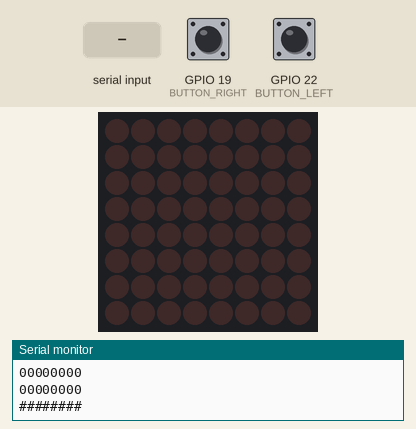
Recording of a program running on a simulated ESP32. Parts: 8×8 LED matrix, the last lines printed to the serial monitor. The inputs (shaded band) are chosen by the test bench; at power-on: GPIO 19 (BUTTON_RIGHT) HIGH, GPIO 22 (BUTTON_LEFT) HIGH. Random numbers use the default seed unless the program sets one.

Above: at 1.6 s.
1.7 s: "S" received over Serial
At 4.6 s:
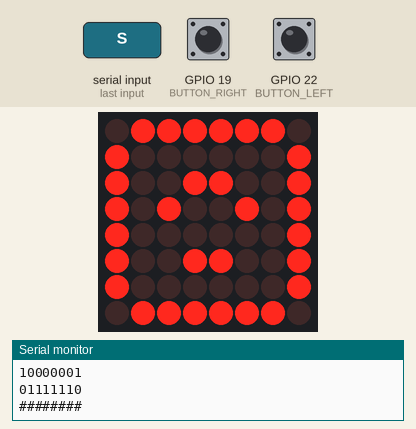
4.7 s: GPIO 19 (BUTTON_RIGHT) pulled LOW for 1 s
At 6.6 s:
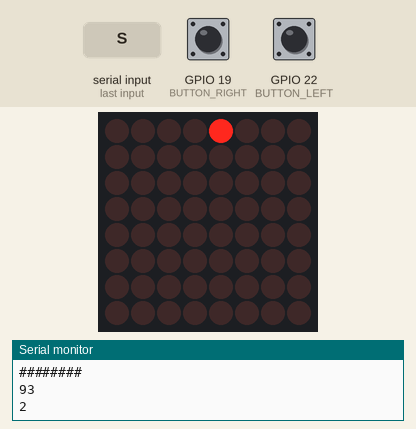
8.7 s: GPIO 22 (BUTTON_LEFT) pulled LOW for 0.15 s
At 9.5 s:
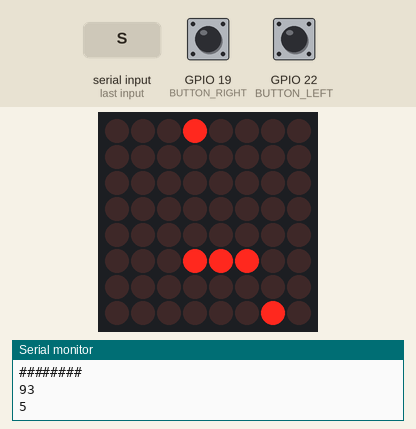
11.8 s: "A" received over Serial
At 13.1 s:
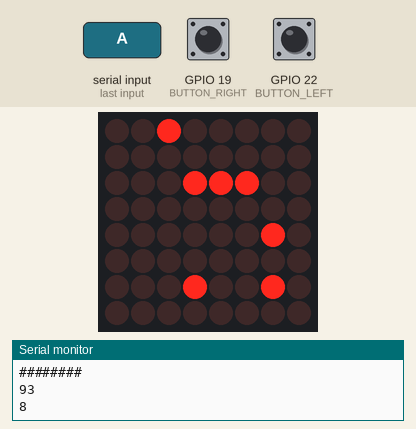
14.8 s: GPIO 19 (BUTTON_RIGHT) pulled LOW for 0.15 s
At 16.2 s:
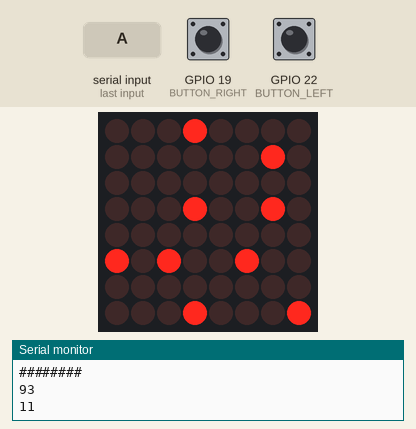
17.9 s: GPIO 22 (BUTTON_LEFT) pulled LOW for 1 s
At 21.1 s:
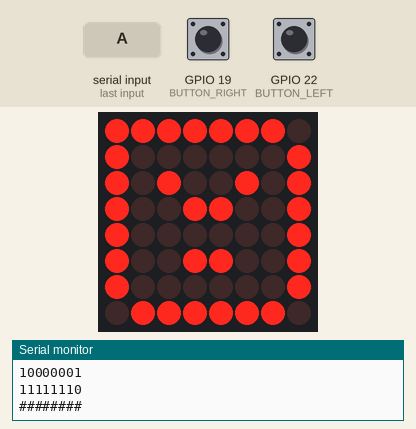
Timing chart, 0 to 22.5 s (numbered marks = the images above; inputs shaded):
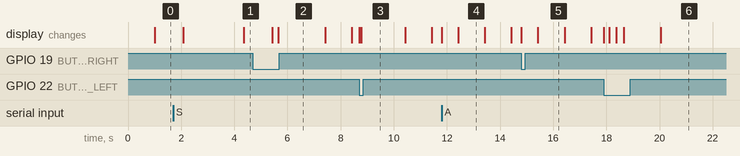

The program:

main.cpp
```cpp
// (licence header left out)
//=======================================================
//  LIBRARY Definition
//=======================================================
#include <Arduino.h>
#define BUTTON_LEFT 22
#define BUTTON_RIGHT 19
#define REALMATRIX // Variable to use real matrix. Comment to not use it.


#ifdef REALMATRIX
#include "LedControl.h"
/* Pin definition for MAX72XX.
 ARDUINO pin 12 is connected to the DataIn  - In ESP32 pin 23
 ARDUINO pin 11 is connected to the CLK     - In ESP32 pin 18
 ARDUINO pin 10 is connected to LOAD        - In ES32 pin 5
 We have only a single MAX72XX.
 */
LedControl lc=LedControl(23,18,5,1);
#endif
bool readLeftButton();
bool readRightButton();
bool lastStateLeft = true; // Los botones están en pull-up, así que el estado "no presionado" es HIGH
bool lastStateRight = true;

//=======================================================
//  IF PROBLEMS
//=======================================================
// In LedControl.h  change the following line:
// #include <avr/pgmspace.h>
// by
/* #if (defined(__AVR__))
 #include <avr\pgmspace.h>
 #else
 #include <pgmspace.h>
 #endif
*/

//=======================================================
//  REGISTERS (VARIABLES) to control the game
//=======================================================
/* Registers to background cars.*/
byte RegBACKGTYPE_dataRANDOM;
byte RegBACKGTYPE_dataZEROS = B00000000;

/* Time delays. */
unsigned long delaytime = 1000;
unsigned long previousMillis = 0;
unsigned long interval = 1000;

/* Global Variables */
int i = 0;
int count = 0;

/* States ans signals to change state*/
enum State_enum {STATERESET, STATESTART, STATECLEAR, STATECHECK, STATELEFT, STATERIGHT, STATELOST, STATENEXTLEVEL, STATELEVELPASS, STATEPAUSE};
uint8_t state = STATERESET;

enum State_enumC {STATEMOVE, STATENOMOVE};
uint8_t stateC = STATENOMOVE;

enum Keys_enum {RESET_KEY, START_KEY, LEFT_KEY, RIGHT_KEY, NO_KEY, PAUSE_KEY};
uint8_t keys = RESET_KEY;

enum Status_enum {LOST, CONTINUE};
uint8_t Status = CONTINUE;

/* Key to control game by serial input. */
  int incomingByte;

/* Pointer and Matrix to Control Driver. */
  byte RegMatrix[8];
  byte *pointerRegMatrix;

/* Pointer and Register to control bottom car. */
  byte RegCar[1];
  byte *pointerRegCar;

/* Pointer and Register (Variable) to move bottom car */
  byte ShiftDir[1];
  byte *pointerShiftDir;

//=======================================================
//  SETUP Arduino function
//=======================================================
/* Setup function initialization */
void setup()
{
#ifdef REALMATRIX
  /* The MAX72XX is in power-saving mode on startup, we have to do a wakeup call. */
  lc.shutdown(0, false);
  /* Set the brightness to a medium values. */
  lc.setIntensity(0, 1); //? NORMALMENTE ES 8 LA INTENSIDAD
  /* Clear the display. */
  lc.clearDisplay(0);
#endif

  /* Serial port initialization. */
  Serial.begin(9600);

  /* Pointer to use Matrix between functions. */
  pointerRegMatrix = &RegMatrix[0];

  /* Pointer to use VectorCar between functions. */
  pointerRegCar = &RegCar[0];

  /* Pointer to use shift dir between functions */
  pointerShiftDir = &ShiftDir[0];
  pinMode(BUTTON_LEFT, INPUT_PULLUP);
  pinMode(BUTTON_RIGHT, INPUT_PULLUP);
}
bool readLeftButton() {
  return digitalRead(BUTTON_LEFT) == LOW;
}
bool readRightButton() {
  return digitalRead(BUTTON_RIGHT) == LOW;
}

//=======================================================
//  FUNCTION: writeResetMatrix
//=======================================================
/* Data matrix when reset*/
void writeResetMatrix(byte *pointerRegMatrix, byte *pointerRegCar)
{
  /* Global variables. */

  /* Here is the data to reset matrix */
  pointerRegMatrix[7] = B11111111;
  pointerRegMatrix[6] = B11111111;
  pointerRegMatrix[5] = B11111111;
  pointerRegMatrix[4] = B11111111;
  pointerRegMatrix[3] = B11111111;
  pointerRegMatrix[2] = B11111111;
  pointerRegMatrix[1] = B11111111;
  pointerRegMatrix[0] = B11111111;
  /* Here is the data to reset bottomCar */
  pointerRegCar[0] = B00000000;
  i=0;
}
//=======================================================
//  FUNCTION: writeStartMatrix
//=======================================================
void writeStartMatrix(byte *pointerRegMatrix, byte *pointerRegCar)
{
  /* Global variables. */

  /* Here is the data to start matrix */
  pointerRegMatrix[7] = B01111110;
  pointerRegMatrix[6] = B10000001;
  pointerRegMatrix[5] = B10011001;
  pointerRegMatrix[4] = B10000001;
  pointerRegMatrix[3] = B10100101;
  pointerRegMatrix[2] = B10011001;
  pointerRegMatrix[1] = B10000001;
  pointerRegMatrix[0] = B01111110;
/* Here is the data to start bottomCar */
  pointerRegCar[0] = B00000000;
}
//=======================================================
//  FUNCTION: writeClearMatrix
//=======================================================
void writeClearMatrix(byte *pointerRegMatrix, byte *pointerRegCar)
{
  /* Global variables. */

  /* Here is the data to clear matrix */
  pointerRegMatrix[7] = B00000000;
  pointerRegMatrix[6] = B00000000;
  pointerRegMatrix[5] = B00000000;
  pointerRegMatrix[4] = B00000000;
  pointerRegMatrix[3] = B00000000;
  pointerRegMatrix[2] = B00000000;
  pointerRegMatrix[1] = B00000000;
  pointerRegMatrix[0] = B00000000;
  /* Here is the data to clear bottomCar */
  pointerRegCar[0] = B00010000;
}
//=======================================================
//  FUNCTION: writeLostMatrix
//=======================================================
void writeLostMatrix(byte *pointerRegMatrix, byte *pointerRegCar)
{
  /* Global variables. */

  /* Here is the data to lost matrix */
  pointerRegMatrix[7] = B01111110;
  pointerRegMatrix[6] = B10000001;
  pointerRegMatrix[5] = B10011001;
  pointerRegMatrix[4] = B10000001;
  pointerRegMatrix[3] = B10011001;
  pointerRegMatrix[2] = B10100101;
  pointerRegMatrix[1] = B10000001;
  pointerRegMatrix[0] = B01111110;
  /* Here is the data to lost matrix */
  //pointerRegCar[0] = B00000000;
}
//=======================================================
//  FUNCTION: writePassLevel2
//=======================================================
void writePassLevel2(byte *pointerRegMatrix, byte *pointerRegCar)
{
  /* Global variables. */

  /* Here is the data to start matrix */
  pointerRegMatrix[7] = B00000000;
  pointerRegMatrix[6] = B11101001;
  pointerRegMatrix[5] = B10001001;
  pointerRegMatrix[4] = B11101011;
  pointerRegMatrix[3] = B00101101;
  pointerRegMatrix[2] = B11101001;
  pointerRegMatrix[1] = B00000000;
  pointerRegMatrix[0] = B00000000;
/* Here is the data to start bottomCar */
  pointerRegCar[0] = B00010000;
}
//=======================================================
//  FUNCTION: writePassLevel3
//=======================================================
void writePassLevel3(byte *pointerRegMatrix, byte *pointerRegCar)
{
  /* Global variables. */

  /* Here is the data to start matrix */
  pointerRegMatrix[7] = B00000000;
  pointerRegMatrix[6] = B11101001;
  pointerRegMatrix[5] = B10001001;
  pointerRegMatrix[4] = B11101011;
  pointerRegMatrix[3] = B10001101;
  pointerRegMatrix[2] = B11101001;
  pointerRegMatrix[1] = B00000000;
  pointerRegMatrix[0] = B00000000;
/* Here is the data to start bottomCar */
  pointerRegCar[0] = B00010000;
}
//=======================================================
//  FUNCTION: writeGameWon
//=======================================================
void writeGameWon(byte *pointerRegMatrix, byte *pointerRegCar)
{
  /* Global variables. */

  /* Here is the data to start matrix */
  pointerRegMatrix[7] = B00000110;
  pointerRegMatrix[6] = B00000001;
  pointerRegMatrix[5] = B00001101;
  pointerRegMatrix[4] = B01101001;
  pointerRegMatrix[3] = B00010110;
  pointerRegMatrix[2] = B11010000;
  pointerRegMatrix[1] = B10010000;
  pointerRegMatrix[0] = B01100000;
/* Here is the data to start bottomCar */
  pointerRegCar[0] = B00000000;
}
//=======================================================
//  FUNCTION: writeGoCarsMatrix
//=======================================================
void writeGoCarsMatrix(byte *pointerRegMatrix)
{
  /* Global variables. */
  int m;

  i = i + 1;
  /* Here is the data to start matrix */
  unsigned int numeros[] = {0, 1, 2, 3, 4, 5, 6, 7, 8, 9, 10, 11, 12, 13, 14, 16, 17, 18, 19, 20, 21, 22, 24, 25, 26, 28, 32, 33,
   34, 35, 36, 37, 38, 40, 41, 42, 44, 48, 49, 50, 52, 56, 64, 65, 66, 67, 68, 69, 70, 72, 73, 74, 76, 80, 81, 82, 84, 88,
   96, 97, 98, 100, 104, 112, 128, 129, 130, 131, 132, 133, 134, 136, 137, 138, 140, 144, 145, 146, 148, 152, 160, 161, 162,
   164, 168, 176, 192, 193, 194, 196, 200, 208, 224};

  unsigned int numeros2[] = {15, 23, 27, 29, 30, 31, 39, 43, 45, 46, 47, 51, 53, 54, 55, 57, 58, 59, 60, 61, 62,
  71, 75, 77, 78, 79, 83, 85, 86, 87, 89, 90, 91, 92, 93, 94, 99, 101, 102, 103,
  105, 106, 107, 108, 109, 110, 112, 113, 114, 115, 116, 117, 118, 120, 121, 122,
  124, 135, 139, 141, 142, 143, 147, 149, 150, 151, 153, 154, 155, 156, 157, 158,
  163, 165, 166, 167, 169, 170, 171, 172, 173, 174, 177, 178, 179, 180, 181, 182,
  184, 185, 186, 188, 195, 197, 198, 199, 201, 202, 203, 204, 205, 206, 209, 210,
  211, 212, 213, 214, 216, 217, 218, 220, 225, 226, 227, 228, 229, 230, 232, 233,
  234, 236, 240, 241, 242, 244, 248};

  unsigned int numeros_combined[] = {
  0, 1, 2, 3, 4, 5, 6, 7, 8, 9, 10, 11, 12, 13, 14, 15, 16, 17, 18, 19,
  20, 21, 22, 23, 24, 25, 26, 27, 28, 29, 30, 31, 32, 33, 34, 35, 36, 37,
  38, 39, 40, 41, 42, 43, 44, 45, 46, 47, 48, 49, 50, 51, 52, 53, 54, 55,
  56, 57, 58, 59, 60, 61, 62, 64, 65, 66, 67, 68, 69, 70, 71, 72, 73, 74,
  75, 76, 77, 78, 79, 80, 81, 82, 83, 84, 85, 86, 87, 88, 89, 90, 91, 92,
  93, 94, 99, 100, 101, 102, 103, 104, 105, 106, 107, 108, 109, 110, 112,
  113, 114, 115, 116, 117, 118, 120, 121, 122, 124, 128, 129, 130, 131,
  132, 133, 134, 135, 136, 137, 138, 139, 140, 141, 142, 143, 144, 145,
  146, 147, 148, 149, 150, 151, 152, 153, 154, 155, 156, 157, 158, 160,
  161, 162, 163, 164, 165, 166, 167, 168, 169, 170, 171, 172, 173, 174,
  176, 177, 178, 179, 180, 181, 182, 184, 185, 186, 188, 192, 193, 194,
  195, 196, 197, 198, 199, 200, 201, 202, 203, 204, 205, 206, 208, 209,
  210, 211, 212, 213, 214, 216, 217, 218, 220, 224, 225, 226, 227, 228,
  229, 230, 232, 233, 234, 236, 240, 241, 242, 244, 248};

  unsigned int numeros3[] = {63, 95, 111, 119, 123, 125, 126, 127, 159, 175, 183, 187, 189, 190, 191,
  207, 215, 219, 221, 222, 223, 231, 235, 237, 238, 239, 243, 245, 246, 247, 249, 250, 251,
  252, 253, 254, 255};

  size_t size = sizeof(numeros) / sizeof(numeros[0]);
  size_t size2 = sizeof(numeros_combined) / sizeof(numeros_combined[0]);

  if (delaytime == 1000){
    RegBACKGTYPE_dataRANDOM = numeros[random(0,size)];
    Serial.println(size);
  } else if (delaytime == 666){
    RegBACKGTYPE_dataRANDOM = numeros_combined[random(0,size2)];
    Serial.println(size2);
  } else {
    RegBACKGTYPE_dataRANDOM = random(1, 255);
  }

  for (m = 0; m < 7; m++)
  {
    pointerRegMatrix[m] = pointerRegMatrix[m + 1];
  }
  if (i % 2 == 0)
    pointerRegMatrix[7] = RegBACKGTYPE_dataRANDOM;
  else
    pointerRegMatrix[7] = RegBACKGTYPE_dataZEROS;
}
//=======================================================
//  FUNCTION: writeCarBase
//=======================================================
void writeCarBase(byte *pointerRegCar, byte *pointerShiftDir)
{
  /* Global variables. */
  int m;

  /* Here is the data to start matrix */
  if (pointerShiftDir[0] == B00000010)
  {
    if (pointerRegCar[0] == B00000001)
      pointerRegCar[0] = pointerRegCar[0];
    else
      pointerRegCar[0] = pointerRegCar[0] >> 1;
  }
  else if (pointerShiftDir[0] == B00000001)
  {
    if (pointerRegCar[0] == B10000000)
      pointerRegCar[0] = pointerRegCar[0];
    else
      pointerRegCar[0] = pointerRegCar[0] << 1;
  }
  else
    pointerRegCar[0] = pointerRegCar[0];
}
//=======================================================
//  FUNCTION: checkLostMatrix (leds and console)
//=======================================================
void checkLostMatrix(byte *pointerRegMatrix, byte *pointerRegCar)
{
  /* Global variables. */
  byte check1, check2;

  check1 = pointerRegCar[0] ^ pointerRegMatrix[0];
  check2 = pointerRegCar[0] | pointerRegMatrix[0];

  if (pointerRegCar[0] == pointerRegMatrix[0])
    Status = LOST;
  else if (check1 != check2)
    Status = LOST;
  else
    Status = CONTINUE;
}
//=======================================================
//  FUNCTION: printBits (by console all bits)
//=======================================================
void printBits(byte myByte)
{
  for (byte mask = 0x80; mask; mask >>= 1) {
    if (mask  & myByte)
      Serial.print('1');
    else
      Serial.print('0');
  }
}
//=======================================================
//  FUNCTION: PrintMatrix (Console)
//=======================================================
void PrintMatrix(byte *pointerRegMatrix, byte *pointerRegCar)
{
  /* Global variables. */
  int m;

  for (m = 7; m >= 1; m--)
  {
    printBits(pointerRegMatrix[m]);
    Serial.println();
  }
  printBits(pointerRegMatrix[0] | pointerRegCar[0]);
  Serial.println();
}
//=======================================================
//  FUNCTION: PrintALLMatrix (leds and console)
//=======================================================
void PrintALLMatrix(byte *pointerRegMatrix, byte *pointerRegCar)
{
  /* Global variables. */
  int m;

#ifdef REALMATRIX
  /* Display data one by one in matrix. */
  for (m = 7; m >= 1; m--)
  {
    lc.setRow(0, m, pointerRegMatrix[m]);
  }
  lc.setRow(0, m, (pointerRegMatrix[0] | pointerRegCar[0]));
#endif
  /* Display data one by one in console. */
  Serial.println("########");
  Serial.println("########");
  Serial.println("########");
  Serial.println("########");
  PrintMatrix(pointerRegMatrix, pointerRegCar);
  Serial.println("########");
}
//=======================================================
//  FUNCTION: read_KEY
//=======================================================
byte read_KEY(void)
{
  // Lectura de botones físicos
  bool leftButtonPressed = readLeftButton();
  bool rightButtonPressed = readRightButton();

  // Primero, verificar los botones físicos antes de leer el Serial
  if (leftButtonPressed) {
    keys = LEFT_KEY;
  } else if (rightButtonPressed) {
    keys = RIGHT_KEY;
  } else {
    // Si no hay pulsación de botón físico, entonces leer el Serial
    if (Serial.available() > 0) {
      incomingByte = Serial.read();
      delay(10); // Pequeña pausa para estabilizar la lectura
    }

    switch (incomingByte) {
      case 'R':
        keys = RESET_KEY;
        break;
      case 'S':
        keys = START_KEY;
        break;
      case 'A':
        keys = LEFT_KEY;
        break;
      case 'D':
        keys = RIGHT_KEY;
        break;
      default:
        keys = NO_KEY;
        break;
      case 'P':
        keys = PAUSE_KEY;
        break;
    }
    incomingByte = 'N'; // Restablecer la entrada para evitar repeticiones
  }
  return keys;
}


//=======================================================
//  FUNCTION: state_machine_run_cars
//=======================================================
void state_machine_run_cars(byte *pointerRegMatrix, byte *pointerRegCar, byte *pointerShiftDir)
{

  PrintALLMatrix(pointerRegMatrix, pointerRegCar);

  switch (state)
  {
    case STATERESET:
      writeResetMatrix(pointerRegMatrix,pointerRegCar);
      delay(delaytime);
      if (keys == RESET_KEY)
        state = STATERESET;
      else if (keys == START_KEY)
        state = STATESTART;
      break;

    case STATESTART:
      writeStartMatrix(pointerRegMatrix,pointerRegCar);
      delay(delaytime);
      state = STATECLEAR;
      count=0;
      delaytime=1000;
      interval=1000;
      break;

    case STATECLEAR:
      writeClearMatrix(pointerRegMatrix,pointerRegCar);
      delay(delaytime);
      state = STATECHECK;
      Serial.println("CLEAR");
      break;

    case STATECHECK:
      pointerShiftDir[0] = B00000000;
      writeCarBase(pointerRegCar, pointerShiftDir);
      writeGoCarsMatrix(pointerRegMatrix);
      //delay(delaytime);
      checkLostMatrix(pointerRegMatrix, pointerRegCar);
      count++;
      Serial.println(count);
      if (Status == LOST)
        state = STATELOST;
      else if (count == 29 /*20+9*/ | count == 68 /*50+18*/ | count == 117 /*90+27*/)
        {state = STATELEVELPASS;
        Serial.println(count);
        Serial.println("                 Paso nivel");}
      else if (keys == PAUSE_KEY) // Añade esta línea para verificar la tecla de pausa
        state  = STATEPAUSE;      // Cambia al estado de pausa
      else if (keys == RESET_KEY)
        state = STATERESET;
      else if (keys != NO_KEY)
        {stateC = STATEMOVE;
        Serial.println("INPUT READ");}
      else
        state = STATECHECK;
      break;

    case STATELOST:
      writeLostMatrix(pointerRegMatrix,pointerRegCar);
      delay(delaytime);
      if (keys == START_KEY)
        state = STATESTART;
      else
        state = STATELOST;
      break;

    case STATELEVELPASS:
      state = STATENEXTLEVEL;
      break;

    case STATENEXTLEVEL:
      if (delaytime == 1000) //* el 2000 toca cambiarlo si cambia en la línea 58
        {
        delaytime=666; //* delay para N2
        interval=666;
        writePassLevel2(pointerRegMatrix,pointerRegCar);
        state=STATECLEAR;
        //delay(delaytime/2);
        }
      else if (delaytime == 666) //* el 1500 toca cambiarlo si cambia en la anterior linea
        {
        delaytime=333; //* delay para N3
        interval=333;
        writePassLevel3(pointerRegMatrix,pointerRegCar);
        state=STATECLEAR;
        //delay(delaytime/2);
        }
      else if (delaytime == 333) //* el 1000 toca cambiarlo si cambia en la anterior linea
      {
        writeGameWon(pointerRegMatrix,pointerRegCar);
        state=STATEPAUSE;
        break;
      }
      else
        delaytime=delaytime; //* se mantiene delay actual
        interval = interval;
      state = STATECHECK;
      break;
    case STATEPAUSE:
      // Aquí, simplemente espera por otra presión de tecla para reanudar.
      if (keys == PAUSE_KEY || keys == START_KEY) { // Usar START_KEY o cualquier otra tecla para reanudar.
        state = STATECHECK; // O el estado desde el cual la pausa fue activada.
      }
      break;
    default:
      state = STATERESET;
      break;


  }
}
//=======================================================
//  FUNCTION: state_machine_move_car
//=======================================================
void state_machine_move_car(byte *pointerRegMatrix, byte *pointerRegCar, byte *pointerShiftDir) {
  PrintALLMatrix(pointerRegMatrix, pointerRegCar);

  switch (stateC) {
    case STATENOMOVE:
      // Si 'keys' indica una acción, cambia al estado STATEMOVE para procesar esa acción.
      if (keys != NO_KEY) {
        stateC = STATEMOVE;
      }
      break;
    case STATEMOVE:
      // Procesa el movimiento basado en la tecla presionada.
      if (keys == LEFT_KEY) {
        pointerShiftDir[0] = B00000001; // Corrige la dirección para que coincida con la expectativa.
        writeCarBase(pointerRegCar, pointerShiftDir);
      } else if (keys == RIGHT_KEY) {
        pointerShiftDir[0] = B00000010; // Corrige la dirección para que coincida con la expectativa.
        writeCarBase(pointerRegCar, pointerShiftDir);
      }
      // Vuelve al estado de no movimiento después de procesar la acción.
      stateC = STATENOMOVE;
      break;
    default:
      stateC = STATENOMOVE;
      break;
  }
  // Resetea 'keys' al final para asegurarse de que cada acción se procese una sola vez.
  //keys = NO_KEY;
}


//=======================================================
//  FUNCTION: Arduino loop
//=======================================================
void loop()
{
  // Llama a read_KEY() para actualizar el estado de los botones.
  unsigned long currentMillis = millis();
  read_KEY();
  // Ejecuta la lógica principal de movimiento y estado del juego.
  if (currentMillis - previousMillis >= interval){
    previousMillis=currentMillis;
    state_machine_run_cars(pointerRegMatrix,pointerRegCar,pointerShiftDir);
    //state_machine_move_car(pointerRegMatrix,pointerRegCar,pointerShiftDir);
    /*while (keys != NO_KEY){
      state_machine_move_car(pointerRegMatrix,pointerRegCar,pointerShiftDir);
      read_KEY();
      }*/
  }
  while (keys != NO_KEY){
      state_machine_move_car(pointerRegMatrix,pointerRegCar,pointerShiftDir);
      read_KEY();
      }
  // Ahora read_KEY() ya maneja la lógica de flanco ascendente, por lo que solo necesitas llamar a
  // state_machine_move_car() una vez por ciclo de loop, no dentro de un while.
  // Esto asegura que cada pulsación de botón se maneje de forma individual.
  //state_machine_move_car(pointerRegMatrix,pointerRegCar,pointerShiftDir);
  /*
  while (keys != NO_KEY){
  state_machine_move_car(pointerRegMatrix,pointerRegCar,pointerShiftDir);
  read_KEY();
  }*/
  // Un breve delay para estabilizar la lectura de los botones y no sobrecargar el loop.
  delay(0.1);
}
```

Measured:
- what the display in image 4 shows lasts 1.0 s, from 12.4 s to 13.4 s
